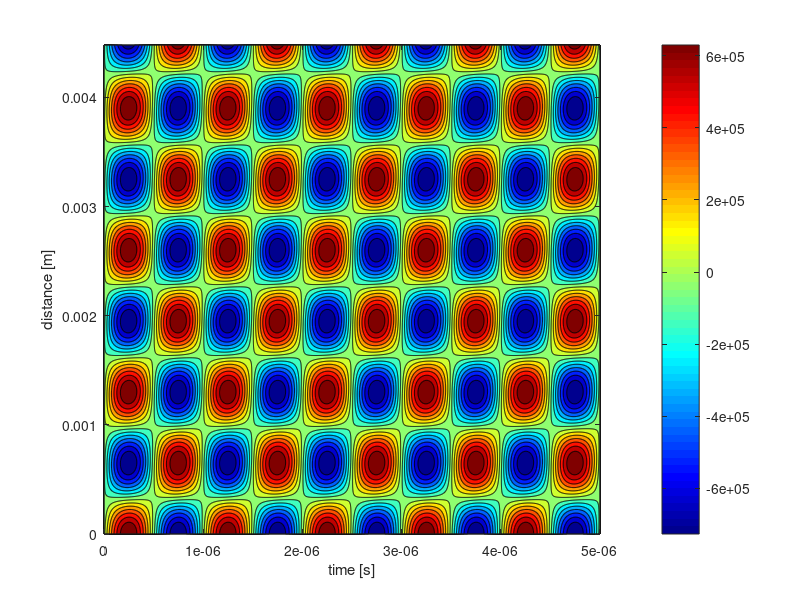
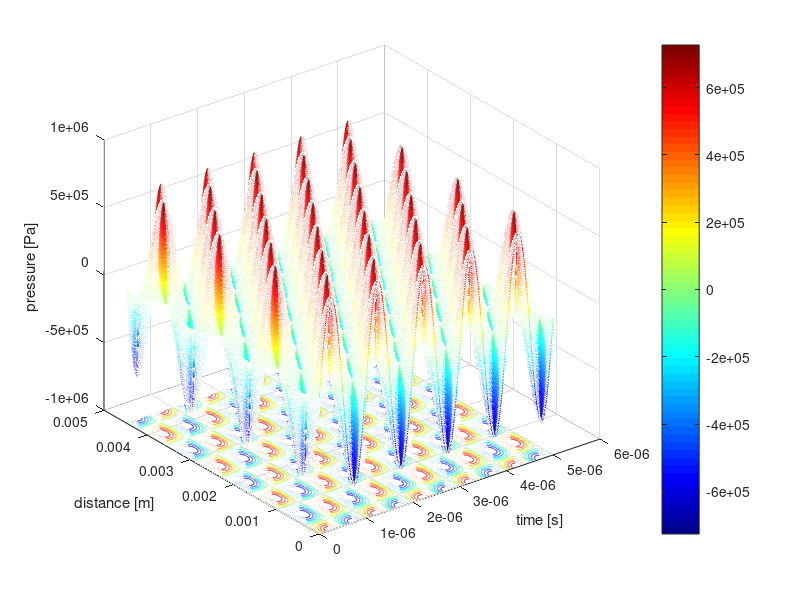

Reproduce these figures in MATLAB, in order. (Note: this script raises an error after producing the figures.)
 clear all; close all; clc;

%% Initial Variables
f = 1*10^6;                      % system frequency in Hz
w=2*pi*f;                        % System frequency in rad/s

%% Piezoelectric constants

r_p=2.5*10^-3;                     % Radius of the piezoelectric plate - Found from CAD model
rho=7.8*10^3;                      % Piezoelectric plate density - Found from data sheet
d=2*10^-3;                         % Piezoelectric plate thickness - found from data sheet
S=pi*r_p^2;                        % Piezoelectric surface area - area of a circle due to circular peizoelectric disk face

c_33=16.6*10^10;                   % Elastic constant of the plate - found from source (victor found - please put it in when editing)
d_33=265*10^-12;                   % Piezoelectric charge coefficient - found from source -||-
s_33=14.2*10^-12;                  % Elastic compliance coefficient - found from source -||-
epsilon_0=8.854*10^-12;            % Vacuum permitivity - found from source -||-
epsilon_33=1200*epsilon_0;         % relativity Permativity - found from source -||-
Beta_33= epsilon_0/epsilon_33;     % the dielectric impermeability of the plate at constant strain - found from source -||-
h_33= d_33/(s_33*epsilon_33);      % Piezoelectric stiffness constant for the plate - found from source -||-
v_o=sqrt(c_33/rho);                % compressional wave speed from piezoelectric - found from source -||-

%%TAe calculated inputs
C_o=S/(Beta_33*d);                 % the clamped capacitance of the plate - Found from NDE book
n=h_33*C_o;                        % A given constant

%TAa calculated inputs
x=0.0000042;                       % Random variable to establish acoustic backing material relationship
Z_b=x*w;                           % Acoustic impedance of the backing plate (this is a function of frequency)  
k=w/v_o;                           % wave number for the peizoelectric plate - found from NDE book


%% Acoustic impedance calculations
Z_o=rho*v_o*S;                       % plane wave acoustic impedance of the piezoelectric plate

S_a=S;                               % effective face area of the transducer
rho_2=857;                           % density of the fluid ISO VG 32
c=1300;                              % compresisonal wave speed in fluid 
Z_r=S_a*c*rho_2;                     % Acoustic radiation impedance 

c_2=3230;                            % Speed of sound in steel
rho_3=7850;                          % Density of steel
k_2=w/c_2;                           % wave number of the coating material of the transducer source
d_2=0.5*10^3;                        % thickness of the coating material of the transducer source
S_m=(8.5*10^-3)^2*pi;                % Face area of the coating material fo the transducer soruce
Z_m=rho_3*c_2*S_m;                   % The acoustic impedance of the coating material of the transducer source


Kin_Vis=32*10^-6;                % Kinematic Viscosity of the fluid (ISO VG 32)
Vis=Kin_Vis*rho_2;               % Dynamic viscosity of the fluid
R=((c*rho_2)-(c_2*rho_3))/((c*rho_2)+(c_2*rho_3)); %Reflection coefficient 
L=0.00448;                                         %Lentgh of chamber


%% Matricies
TAe_matrix=[1/n n/(1i*w*C_o); -1i*w*C_o 0];                                                                              %Transducer electrical matrix

TAa_matrix=(1/(Z_b-1i*Z_o*tan(k*d/2)))*[Z_b+1i*Z_o*cot(k*d) (Z_o)^2+1i*Z_o*Z_b*cot(k*d); 1 Z_b-2*1i*Z_o*tan(k*d/2)];     %Transducer acoustic matrix

TAl_matrix=[cos(k_2*d_2) -1i*Z_m*sin(k_2*d_2); (-1i*sin(k_2*d_2))/Z_m cos(k_2*d_2)];                                     %Transducer coating material matrix



TA_matrix=TAe_matrix*TAa_matrix*TAl_matrix;                                                                              %Sittig model matrix

%% equations for Sensitvities

S_vI=1/(Z_r*TA_matrix(2,1)+TA_matrix(2,2)); %Sensitivity for vI.

Z_in=(Z_r*TA_matrix(1,1)+TA_matrix(1,2))/(Z_r*TA_matrix(2,1)+TA_matrix(2,2)); %Electrical impedance of the transducer

S_FV=Z_r*S_vI/Z_in; %Sensitivity FV

%% Graphing

t = linspace(0,10*pi/w,1000);
x = linspace(0,L,1000);
alfa = -40;
V_in = zeros(1000,1);
%F = zeros(1000,1);
%P = zeros(1000,1);
%expression = zeros(1000,1000);

%% Solving for Pressure at transducer face

V_M = 150;
lambda =c/f;
F_surface = V_M * S_FV;
P_surface = F_surface/S_a;

%% Solving for Pressure field

damp_coeff =(2*Kin_Vis*w^2)/(3*c^3);
exp1 = zeros(1000,1000);

 for to = 1:1000
     for gi = 1:1000
     exp1(to,gi) = P_surface * exp(1i*w*t(gi)-1i*x(to)*2*pi/lambda - damp_coeff * x(to))+exp1(to,gi)+R*P_surface * exp(1i*w*t(gi)+1i*pi-1i*(-x(to))*2*pi/lambda - damp_coeff * (x(to)+L));
     end
 end




contourf(t, x, real(exp1), 14); colormap jet; colorbar;
xlabel('time [s]'); ylabel('distance [m]'); 

figure
time_vecs = linspace(0,10*pi/w,1000);

% for phil = 1:1000
meshc(t, x, real(exp1)); colormap jet; colorbar;
xlabel('time [s]'); ylabel('distance [m]'); zlabel('pressure [Pa]')

 %hold on
 %end

%% Constants for Simulink matlab code:
rho_p = 1.225; %Air density kg/m^3
r = 1000; %Bubble radius m
Vp = 4*pi/3*r^3; %Bubble volume m^3
Mp = rho_p * Vp; %Bubble mass kg

rho_l = 868; %Oil density kg/m^3
mu = 32*10^-6*rho_l; %ISO VG32 Viscosity kg/m*s
B = 6*pi*r*mu;

K_p = 1; %Compressibility factor of the particle
K_l = 1/(1.8*10^4); %Of the liquid

f_1=1-(K_p/K_l); %f_1 of the Gorkov eq.
f_2=2*(rho_p-rho_l)/(2*rho_p+rho_l); %f_2 of the Gorkov eq.
P = P_surface;


% a = zeros(10,1);
% x = zeros(11,1);
% t = linspace(0,11*2*pi/w,11)';
v = zeros(11,1);
T = 1/f;
x = 0; %5cm, intial bubble placement
v = 25;       % intital bubble velocity
t = 0;       % initial time
% a = EOM_Particle(Mp,Gorkov(c, rho_l, r, f_1, f_2,w,T,x(1),damp_coeff,P),B,v(1));
acoustic_contrast_factor = (5*rho_p-2*rho_l)/(2*rho_p+rho_l) - (K_p/K_l)
Eac = P_surface*2 / (4*rho_l*c^2);


%a = EOM_Particle(Mp,Gorkov(c, rho_l, r, f_1, f_2,w,T,x,damp_coeff,P_surface),B,v)
a = EOM_Particle(Mp,Gorkov(c, rho_l, r, f_1, f_2,w,T,x,damp_coeff,P,k),B,v)
t1 = 0;
t2 = T;
v= integral(@(t) (a),t1,t2,'ArrayValued',true)
v = abs(v)



% for i = 1:10
% a(i) = EOM_Particle(Mp,Gorkov(c, rho_l, r, f_1, f_2,w,T,x(i),damp_coeff,P),B,v(i));
% a_new = a(i);
% t1 = t(i);
% t2 = t(i+1);
% v(i+1) = integral(@(t) (a_new),t1,t2,'ArrayValued',true);
% v_new = v(i+1);
% x(i+1) = integral(@(t) (v_new),t1,t2,'ArrayValued',true);
% end

% figure
% plot(t,x)
% 



% %% Open Simulink Model 
% open('SimulinkModel');
% 
% 
% %% Simulation
% Simulation = sim('SimulinkModel');
